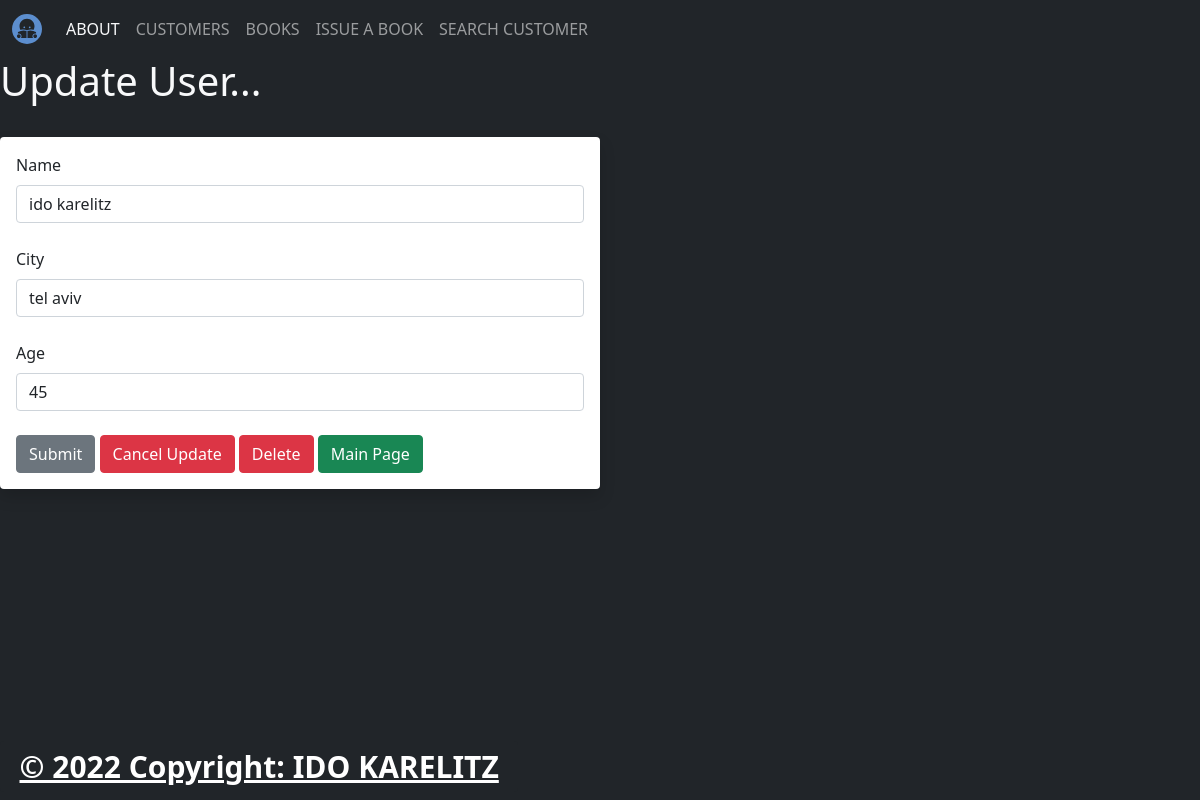
Page /update_customer/1 on the earlier database version.
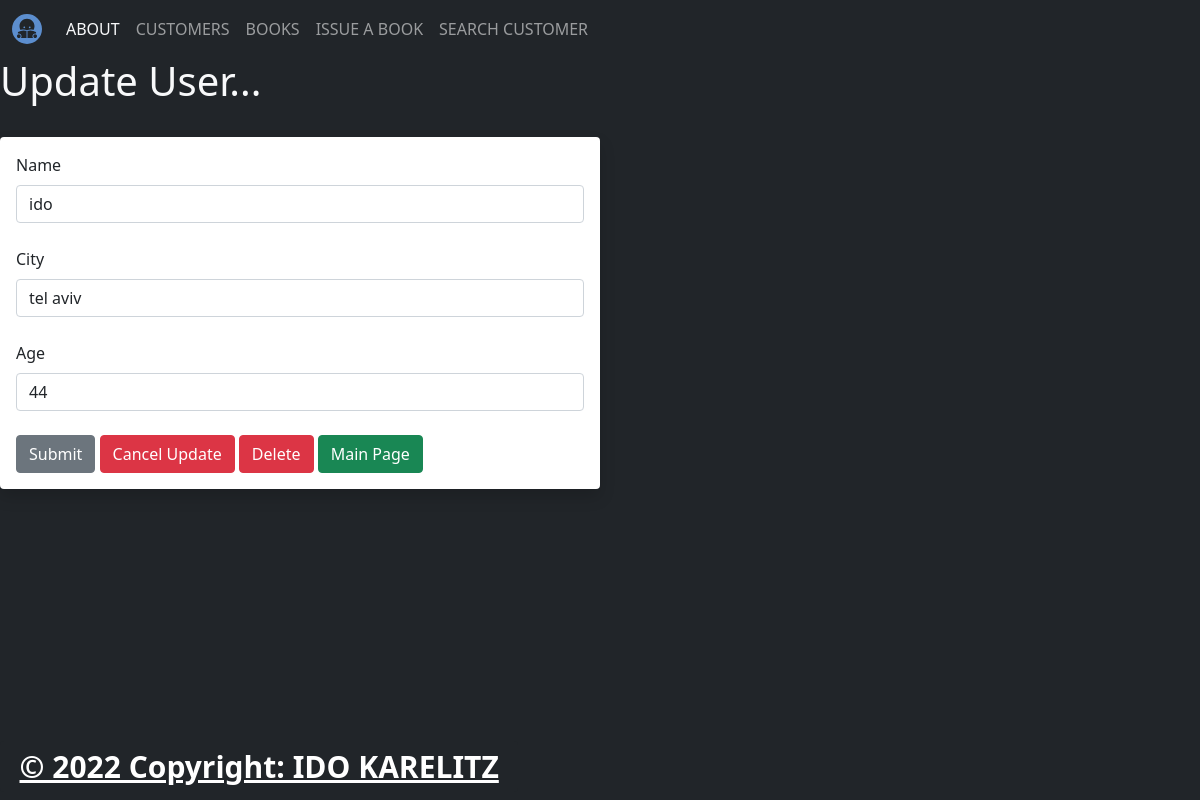
Same page on the later database version.
### app.py (models this page shows, shortened)
class Customers(db.Model):
    id        = db.Column(db.Integer, primary_key=True)
    name      = db.Column(db.String(200), nullable=False, unique=True)
    city      = db.Column(db.String(200), nullable=False)
    age       = db.Column(db.String(10), nullable=False)
    date_added = db.Column(db.DateTime, default=datetime.datetime.utcnow)
    cus_book = db.relationship("Issue_book", backref="issue", lazy=True)

### app.py (the view)
@app.route('/update_customer/<int:id>', methods=['GET','POST'])
def Update_customer(id):
    name=None
    form=CustomerForm()
    name_to_update=Customers.query.get_or_404(id)
    if request.method=="POST":
        name_to_update.name=request.form['name']
        name_to_update.city=request.form['city']
        name_to_update.age=request.form['age']
        try:
            db.session.commit()
            form.name.data=''
            form.city.data=''
            form.age.data=''
            flash('Customer Updated Successfully!')
            our_customers=Customers.query.order_by(Customers.date_added)
            return render_template("add_customer.html", form=form, name=name, our_customers=our_customers)
        except:
            flash('Error! Try Again')
            return render_template ("update_customer.html", form=form, name_to_update=name_to_update )
    else:
        return render_template ("update_customer.html", form=form, name_to_update=name_to_update, id=id )

### app.py
class CustomerForm(FlaskForm):
    name = StringField('Name', validators=[DataRequired()])
    city = StringField('City', validators=[DataRequired()])
    age = StringField('Age', validators=[DataRequired()])
    submit = SubmitField('Submit')

### templates/update_customer.html (shortened to what this page needs)
{% extends 'layout.html' %}
{% block body %}
{% if name %}
<h1>Update Customer!</h1>
<br /><br /><br />
<table class="table w-50 table-hover table-success table-bordered table-striped">
	{% for our_customer in our_customers%}
	<tr>
		<td>{{ our_customer.id }}-{{ our_customer.name }}-{{ our_customer.city }}-{{ our_customer.age }}</td>
	</tr>
	{% endfor %}
</table>
{% else %}
<h1>Update User...</h1>
<br />
<div class="shadow p-3 w-50 mb-5 bg-body rounded text-dark">
	<form action="/update_customer/{{ name_to_update.id }}" method="POST">
		{{ form.name.label(class="form-label") }}
		{{ form.name(class="form-control", value=name_to_update.name) }}
		<br />
		{{ form.city.label(class="form-label") }}
		{{ form.city(class="form-control", value=name_to_update.city) }}
		<br />
		{{ form.age.label(class="form-label") }}
		{{ form.age(class="form-control", value=name_to_update.age) }}
		<br />
		{{ form.submit(class="btn btn-secondary") }}
		<a href="{{ url_for('add_customer') }}" class="btn btn-danger">Cancel Update</a>
		<a href="{{ url_for('delete', id=id) }}" class="btn btn-danger">Delete</a>
		<a href="{{ url_for('index') }}" class="btn btn-success">Main Page</a>
	</form>
</div>
{% endif %}
{% endblock %}

Differences in the rows shown:
changed Customers "tel aviv": name "ido karelitz" → "ido"; age "45" → "44"
